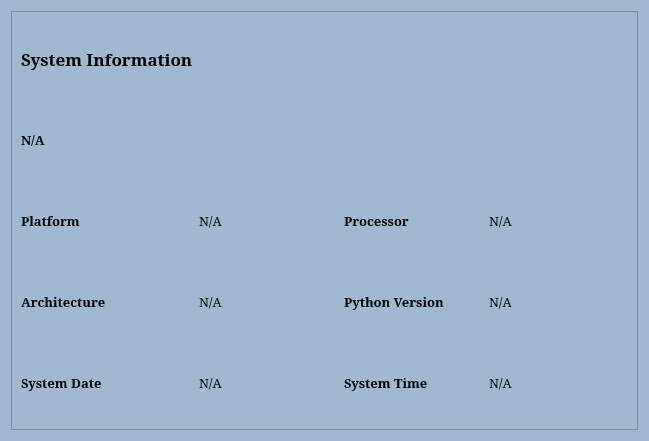
<?xml version="1.0" encoding="UTF-8"?>
<ui version="4.0">
 <class>Form</class>
 <widget class="QWidget" name="Form">
  <property name="geometry">
   <rect>
    <x>0</x>
    <y>0</y>
    <width>649</width>
    <height>441</height>
   </rect>
  </property>
  <property name="windowTitle">
   <string>Form</string>
  </property>
  <property name="styleSheet">
   <string notr="true">background-color: #A0B9D0;</string>
  </property>
  <layout class="QVBoxLayout" name="verticalLayout">
   <item>
    <widget class="QFrame" name="frame_7">
     <property name="frameShape">
      <enum>QFrame::StyledPanel</enum>
     </property>
     <property name="frameShadow">
      <enum>QFrame::Raised</enum>
     </property>
     <layout class="QGridLayout" name="gridLayout_16">
      <item row="3" column="0">
       <widget class="QLabel" name="label_90">
        <property name="font">
         <font>
          <family>Constantia</family>
          <pointsize>10</pointsize>
          <bold>true</bold>
         </font>
        </property>
        <property name="text">
         <string>Architecture</string>
        </property>
       </widget>
      </item>
      <item row="2" column="0">
       <widget class="QLabel" name="label_89">
        <property name="font">
         <font>
          <family>Constantia</family>
          <pointsize>10</pointsize>
          <bold>true</bold>
         </font>
        </property>
        <property name="text">
         <string>Platform</string>
        </property>
       </widget>
      </item>
      <item row="3" column="2">
       <widget class="QLabel" name="label_100">
        <property name="font">
         <font>
          <family>Constantia</family>
          <pointsize>10</pointsize>
          <bold>true</bold>
         </font>
        </property>
        <property name="text">
         <string>Python Version</string>
        </property>
       </widget>
      </item>
      <item row="2" column="2">
       <widget class="QLabel" name="label_99">
        <property name="font">
         <font>
          <family>Constantia</family>
          <pointsize>10</pointsize>
          <bold>true</bold>
         </font>
        </property>
        <property name="text">
         <string>Processor</string>
        </property>
       </widget>
      </item>
      <item row="2" column="3">
       <widget class="QLabel" name="txt_processor">
        <property name="font">
         <font>
          <family>Constantia</family>
          <pointsize>10</pointsize>
         </font>
        </property>
        <property name="text">
         <string>N/A</string>
        </property>
       </widget>
      </item>
      <item row="4" column="2">
       <widget class="QLabel" name="label_101">
        <property name="font">
         <font>
          <family>Constantia</family>
          <pointsize>10</pointsize>
          <bold>true</bold>
         </font>
        </property>
        <property name="text">
         <string>System Time</string>
        </property>
       </widget>
      </item>
      <item row="3" column="3">
       <widget class="QLabel" name="txt_py_version">
        <property name="font">
         <font>
          <family>Constantia</family>
          <pointsize>10</pointsize>
         </font>
        </property>
        <property name="text">
         <string>N/A</string>
        </property>
       </widget>
      </item>
      <item row="4" column="1">
       <widget class="QLabel" name="txt_sysdate">
        <property name="font">
         <font>
          <family>Constantia</family>
          <pointsize>10</pointsize>
         </font>
        </property>
        <property name="text">
         <string>N/A</string>
        </property>
       </widget>
      </item>
      <item row="2" column="1">
       <widget class="QLabel" name="txt_platform">
        <property name="font">
         <font>
          <family>Constantia</family>
          <pointsize>10</pointsize>
         </font>
        </property>
        <property name="text">
         <string>N/A</string>
        </property>
       </widget>
      </item>
      <item row="4" column="3">
       <widget class="QLabel" name="txt_systime">
        <property name="font">
         <font>
          <family>Constantia</family>
          <pointsize>10</pointsize>
         </font>
        </property>
        <property name="text">
         <string>N/A</string>
        </property>
       </widget>
      </item>
      <item row="3" column="1">
       <widget class="QLabel" name="txt_architecture">
        <property name="font">
         <font>
          <family>Constantia</family>
          <pointsize>10</pointsize>
         </font>
        </property>
        <property name="text">
         <string>N/A</string>
        </property>
       </widget>
      </item>
      <item row="4" column="0">
       <widget class="QLabel" name="label_91">
        <property name="font">
         <font>
          <family>Constantia</family>
          <pointsize>10</pointsize>
          <bold>true</bold>
         </font>
        </property>
        <property name="text">
         <string>System Date</string>
        </property>
       </widget>
      </item>
      <item row="1" column="0">
       <widget class="QLabel" name="txt_hedieuhanh">
        <property name="font">
         <font>
          <family>Constantia</family>
          <pointsize>10</pointsize>
          <bold>true</bold>
         </font>
        </property>
        <property name="text">
         <string>N/A</string>
        </property>
       </widget>
      </item>
      <item row="0" column="0">
       <widget class="QLabel" name="label_83">
        <property name="font">
         <font>
          <family>Constantia</family>
          <pointsize>13</pointsize>
          <bold>true</bold>
         </font>
        </property>
        <property name="text">
         <string>System Information</string>
        </property>
       </widget>
      </item>
     </layout>
    </widget>
   </item>
  </layout>
 </widget>
 <resources/>
 <connections/>
</ui>
